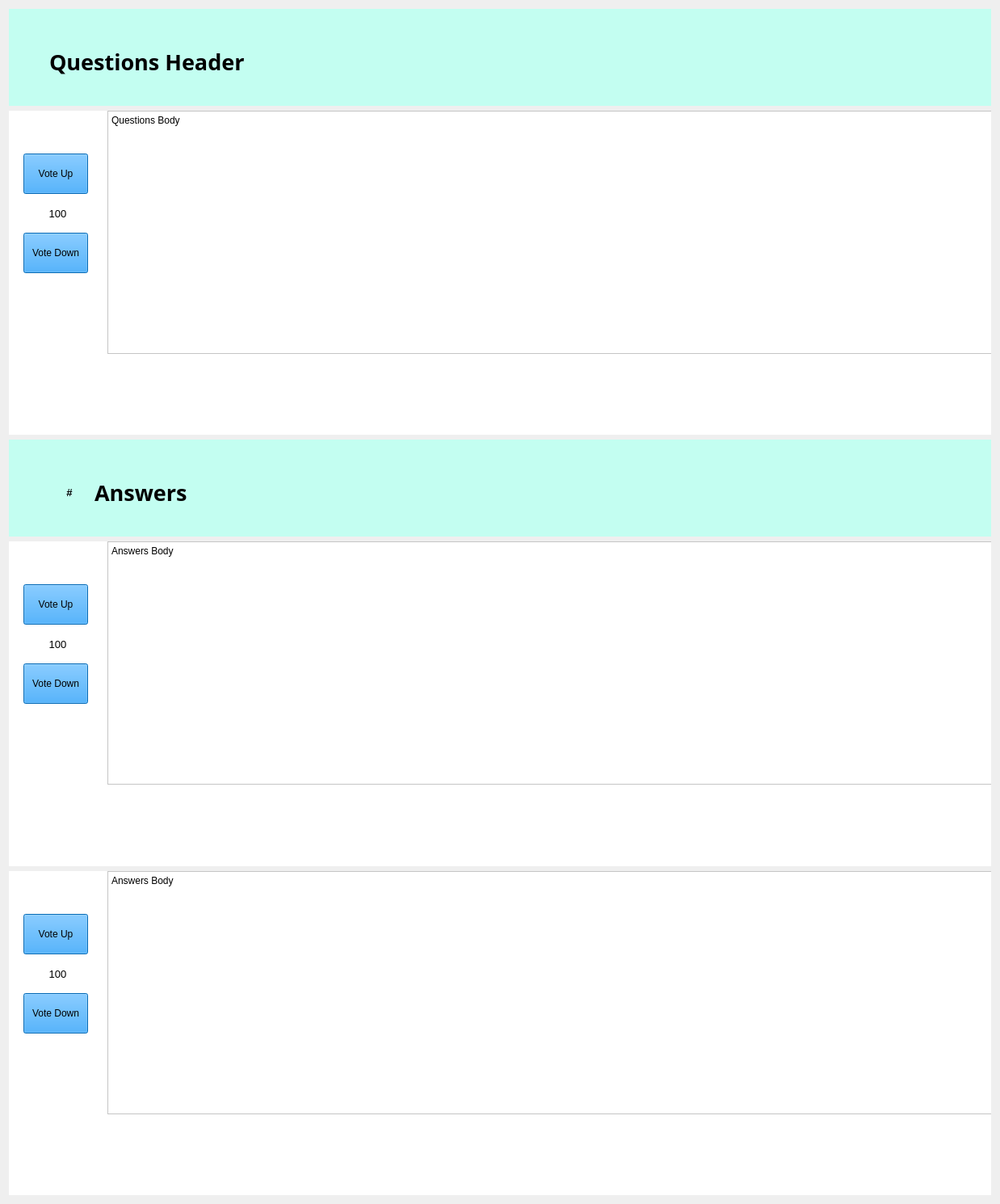
         <widget class="QWidget" name="CategoriesPage_scrollAreaWidgetContents_2">
          <property name="geometry">
           <rect>
            <x>0</x>
            <y>0</y>
            <width>1238</width>
            <height>1490</height>
           </rect>
          </property>
          <layout class="QVBoxLayout" name="verticalLayout_6">
           <item>
            <widget class="QWidget" name="Widget_QuestionPageQuestionsHeader_2" native="true">
             <property name="minimumSize">
              <size>
               <width>120</width>
               <height>120</height>
              </size>
             </property>
             <property name="maximumSize">
              <size>
               <width>16777215</width>
               <height>120</height>
              </size>
             </property>
             <property name="styleSheet">
              <string notr="true">background-color: rgb(195, 254, 241);</string>
             </property>
             <widget class="QWidget" name="horizontalLayoutWidget_15">
              <property name="geometry">
               <rect>
                <x>10</x>
                <y>10</y>
                <width>1201</width>
                <height>111</height>
               </rect>
              </property>
              <layout class="QHBoxLayout" name="horizontalLayout_15">
               <item>
                <spacer name="horizontalSpacer_26">
                 <property name="orientation">
                  <enum>Qt::Horizontal</enum>
                 </property>
                 <property name="sizeType">
                  <enum>QSizePolicy::Maximum</enum>
                 </property>
                 <property name="sizeHint" stdset="0">
                  <size>
                   <width>40</width>
                   <height>20</height>
                  </size>
                 </property>
                </spacer>
               </item>
               <item>
                <widget class="QLabel" name="label_21">
                 <property name="font">
                  <font>
                   <family>Lucida Sans</family>
                   <pointsize>20</pointsize>
                   <weight>75</weight>
                   <bold>true</bold>
                  </font>
                 </property>
                 <property name="text">
                  <string>Questions Header</string>
                 </property>
                </widget>
               </item>
               <item>
                <widget class="QLabel" name="label_22">
                 <property name="text">
                  <string/>
                 </property>
                </widget>
               </item>
               <item>
                <widget class="QLabel" name="label_23">
                 <property name="text">
                  <string/>
                 </property>
                </widget>
               </item>
               <item>
                <spacer name="horizontalSpacer_27">
                 <property name="orientation">
                  <enum>Qt::Horizontal</enum>
                 </property>
                 <property name="sizeType">
                  <enum>QSizePolicy::Maximum</enum>
                 </property>
                 <property name="sizeHint" stdset="0">
                  <size>
                   <width>40</width>
                   <height>20</height>
                  </size>
                 </property>
                </spacer>
               </item>
              </layout>
             </widget>
            </widget>
           </item>
           <item>
            <widget class="QWidget" name="Widget_QuestionPageQuestionBody_2" native="true">
             <property name="minimumSize">
              <size>
               <width>1100</width>
               <height>400</height>
              </size>
             </property>
             <property name="maximumSize">
              <size>
               <width>1300</width>
               <height>25000</height>
              </size>
             </property>
             <property name="styleSheet">
              <string notr="true">background-color: rgb(255, 255, 255);</string>
             </property>
             <widget class="QWidget" name="horizontalLayoutWidget_7">
              <property name="geometry">
               <rect>
                <x>0</x>
                <y>0</y>
                <width>1237</width>
                <height>301</height>
               </rect>
              </property>
              <layout class="QHBoxLayout" name="horizontalLayout_7">
               <item>
                <widget class="QWidget" name="widget_56" native="true">
                 <property name="maximumSize">
                  <size>
                   <width>90</width>
                   <height>16777215</height>
                  </size>
                 </property>
                 <widget class="QWidget" name="verticalLayoutWidget_41">
                  <property name="geometry">
                   <rect>
                    <x>0</x>
                    <y>0</y>
                    <width>90</width>
                    <height>251</height>
                   </rect>
                  </property>
                  <layout class="QVBoxLayout" name="verticalLayout_47">
                   <property name="leftMargin">
                    <number>5</number>
                   </property>
                   <item>
                    <spacer name="verticalSpacer_80">
                     <property name="orientation">
                      <enum>Qt::Vertical</enum>
                     </property>
                     <property name="sizeType">
                      <enum>QSizePolicy::Maximum</enum>
                     </property>
                     <property name="sizeHint" stdset="0">
                      <size>
                       <width>20</width>
                       <height>45</height>
                      </size>
                     </property>
                    </spacer>
                   </item>
                   <item>
                    <widget class="QPushButton" name="pushButton_23">
                     <property name="maximumSize">
                      <size>
                       <width>80</width>
                       <height>50</height>
                      </size>
                     </property>
                     <property name="cursor">
                      <cursorShape>PointingHandCursor</cursorShape>
                     </property>
                     <property name="styleSheet">
                      <string notr="true">background-color: rgb(10, 148, 254);</string>
                     </property>
                     <property name="text">
                      <string>Vote Up</string>
                     </property>
                    </widget>
                   </item>
                   <item>
                    <widget class="QLabel" name="label_83">
                     <property name="maximumSize">
                      <size>
                       <width>16777215</width>
                       <height>20</height>
                      </size>
                     </property>
                     <property name="font">
                      <font>
                       <pointsize>10</pointsize>
                       <weight>50</weight>
                       <bold>false</bold>
                      </font>
                     </property>
                     <property name="text">
                      <string>100</string>
                     </property>
                     <property name="alignment">
                      <set>Qt::AlignCenter</set>
                     </property>
                    </widget>
                   </item>
                   <item>
                    <widget class="QPushButton" name="pushButton_4">
                     <property name="maximumSize">
                      <size>
                       <width>80</width>
                       <height>50</height>
                      </size>
                     </property>
                     <property name="cursor">
                      <cursorShape>PointingHandCursor</cursorShape>
                     </property>
                     <property name="styleSheet">
                      <string notr="true">background-color: rgb(10, 148, 254);</string>
                     </property>
                     <property name="text">
                      <string>Vote Down</string>
                     </property>
                    </widget>
                   </item>
                   <item>
                    <spacer name="verticalSpacer_81">
                     <property name="orientation">
                      <enum>Qt::Vertical</enum>
                     </property>
                     <property name="sizeType">
                      <enum>QSizePolicy::Maximum</enum>
                     </property>
                     <property name="sizeHint" stdset="0">
                      <size>
                       <width>20</width>
                       <height>40</height>
                      </size>
                     </property>
                    </spacer>
                   </item>
                  </layout>
                 </widget>
                </widget>
               </item>
               <item>
                <widget class="QPlainTextEdit" name="plainTextEdit_6">
                 <property name="maximumSize">
                  <size>
                   <width>1100</width>
                   <height>16777215</height>
                  </size>
                 </property>
                 <property name="plainText">
                  <string>Questions Body</string>
                 </property>
                </widget>
               </item>
              </layout>
             </widget>
            </widget>
           </item>
           <item>
            <widget class="QWidget" name="Widget_QuestionPageAnswerHeader_2" native="true">
             <property name="minimumSize">
              <size>
               <width>120</width>
               <height>120</height>
              </size>
             </property>
             <property name="maximumSize">
              <size>
               <width>16777215</width>
               <height>120</height>
              </size>
             </property>
             <property name="styleSheet">
              <string notr="true">background-color: rgb(195, 254, 241);</string>
             </property>
             <widget class="QWidget" name="horizontalLayoutWidget_24">
              <property name="geometry">
               <rect>
                <x>10</x>
                <y>10</y>
                <width>1201</width>
                <height>111</height>
               </rect>
              </property>
              <layout class="QHBoxLayout" name="horizontalLayout_24">
               <item>
                <spacer name="horizontalSpacer_28">
                 <property name="orientation">
                  <enum>Qt::Horizontal</enum>
                 </property>
                 <property name="sizeType">
                  <enum>QSizePolicy::Maximum</enum>
                 </property>
                 <property name="sizeHint" stdset="0">
                  <size>
                   <width>40</width>
                   <height>20</height>
                  </size>
                 </property>
                </spacer>
               </item>
               <item>
                <widget class="QLabel" name="label_84">
                 <property name="maximumSize">
                  <size>
                   <width>50</width>
                   <height>20</height>
                  </size>
                 </property>
                 <property name="font">
                  <font>
                   <pointsize>10</pointsize>
                   <weight>75</weight>
                   <bold>true</bold>
                  </font>
                 </property>
                 <property name="text">
                  <string>#</string>
                 </property>
                 <property name="alignment">
                  <set>Qt::AlignCenter</set>
                 </property>
                </widget>
               </item>
               <item>
                <widget class="QLabel" name="label_24">
                 <property name="font">
                  <font>
                   <family>Lucida Sans</family>
                   <pointsize>20</pointsize>
                   <weight>75</weight>
                   <bold>true</bold>
                  </font>
                 </property>
                 <property name="styleSheet">
                  <string notr="true"/>
                 </property>
                 <property name="text">
                  <string>Answers</string>
                 </property>
                </widget>
               </item>
               <item>
                <widget class="QLabel" name="label_49">
                 <property name="text">
                  <string/>
                 </property>
                </widget>
               </item>
               <item>
                <widget class="QLabel" name="label_50">
                 <property name="text">
                  <string/>
                 </property>
                </widget>
               </item>
               <item>
                <spacer name="horizontalSpacer_29">
                 <property name="orientation">
                  <enum>Qt::Horizontal</enum>
                 </property>
                 <property name="sizeType">
                  <enum>QSizePolicy::Maximum</enum>
                 </property>
                 <property name="sizeHint" stdset="0">
                  <size>
                   <width>40</width>
                   <height>20</height>
                  </size>
                 </property>
                </spacer>
               </item>
              </layout>
             </widget>
            </widget>
           </item>
           <item>
            <widget class="QWidget" name="Widget_QuestionPageAnswerBody1_2" native="true">
             <property name="minimumSize">
              <size>
               <width>1100</width>
               <height>400</height>
              </size>
             </property>
             <property name="maximumSize">
              <size>
               <width>1300</width>
               <height>25000</height>
              </size>
             </property>
             <property name="styleSheet">
              <string notr="true">background-color: rgb(255, 255, 255);</string>
             </property>
             <widget class="QWidget" name="horizontalLayoutWidget_25">
              <property name="geometry">
               <rect>
                <x>0</x>
                <y>0</y>
                <width>1237</width>
                <height>301</height>
               </rect>
              </property>
              <layout class="QHBoxLayout" name="horizontalLayout_25">
               <item>
                <widget class="QWidget" name="widget_57" native="true">
                 <property name="maximumSize">
                  <size>
                   <width>90</width>
                   <height>16777215</height>
                  </size>
                 </property>
                 <widget class="QWidget" name="verticalLayoutWidget_42">
                  <property name="geometry">
                   <rect>
                    <x>0</x>
                    <y>0</y>
                    <width>90</width>
                    <height>251</height>
                   </rect>
                  </property>
                  <layout class="QVBoxLayout" name="verticalLayout_48">
                   <property name="leftMargin">
                    <number>5</number>
                   </property>
                   <item>
                    <spacer name="verticalSpacer_82">
                     <property name="orientation">
                      <enum>Qt::Vertical</enum>
                     </property>
                     <property name="sizeType">
                      <enum>QSizePolicy::Maximum</enum>
                     </property>
                     <property name="sizeHint" stdset="0">
                      <size>
                       <width>20</width>
                       <height>45</height>
                      </size>
                     </property>
                    </spacer>
                   </item>
                   <item>
                    <widget class="QPushButton" name="pushButton_24">
                     <property name="maximumSize">
                      <size>
                       <width>80</width>
                       <height>50</height>
                      </size>
                     </property>
                     <property name="cursor">
                      <cursorShape>PointingHandCursor</cursorShape>
                     </property>
                     <property name="styleSheet">
                      <string notr="true">background-color: rgb(10, 148, 254);</string>
                     </property>
                     <property name="text">
                      <string>Vote Up</string>
                     </property>
                    </widget>
                   </item>
                   <item>
                    <widget class="QLabel" name="label_85">
                     <property name="maximumSize">
                      <size>
                       <width>16777215</width>
                       <height>20</height>
                      </size>
                     </property>
                     <property name="font">
                      <font>
                       <pointsize>10</pointsize>
                       <weight>50</weight>
                       <bold>false</bold>
                      </font>
                     </property>
                     <property name="text">
                      <string>100</string>
                     </property>
                     <property name="alignment">
                      <set>Qt::AlignCenter</set>
                     </property>
                    </widget>
                   </item>
                   <item>
                    <widget class="QPushButton" name="pushButton_11">
                     <property name="maximumSize">
                      <size>
                       <width>80</width>
                       <height>50</height>
                      </size>
                     </property>
                     <property name="cursor">
                      <cursorShape>PointingHandCursor</cursorShape>
                     </property>
                     <property name="styleSheet">
                      <string notr="true">background-color: rgb(10, 148, 254);</string>
                     </property>
                     <property name="text">
                      <string>Vote Down</string>
                     </property>
                    </widget>
                   </item>
                   <item>
                    <spacer name="verticalSpacer_83">
                     <property name="orientation">
                      <enum>Qt::Vertical</enum>
                     </property>
                     <property name="sizeType">
                      <enum>QSizePolicy::Maximum</enum>
                     </property>
                     <property name="sizeHint" stdset="0">
                      <size>
                       <width>20</width>
                       <height>40</height>
                      </size>
                     </property>
                    </spacer>
                   </item>
                  </layout>
                 </widget>
                </widget>
               </item>
               <item>
                <widget class="QPlainTextEdit" name="plainTextEdit_7">
                 <property name="maximumSize">
                  <size>
                   <width>1100</width>
                   <height>16777215</height>
                  </size>
                 </property>
                 <property name="plainText">
                  <string>Answers Body
</string>
                 </property>
                </widget>
               </item>
              </layout>
             </widget>
            </widget>
           </item>
           <item>
            <widget class="QWidget" name="Widget_QuestionPageAnswerBody2_2" native="true">
             <property name="minimumSize">
              <size>
               <width>1100</width>
               <height>400</height>
              </size>
             </property>
             <property name="maximumSize">
              <size>
               <width>1300</width>
               <height>25000</height>
              </size>
             </property>
             <property name="styleSheet">
              <string notr="true">background-color: rgb(255, 255, 255);</string>
             </property>
             <widget class="QWidget" name="horizontalLayoutWidget_26">
              <property name="geometry">
               <rect>
                <x>0</x>
                <y>0</y>
                <width>1237</width>
                <height>301</height>
               </rect>
              </property>
              <layout class="QHBoxLayout" name="horizontalLayout_26">
               <item>
                <widget class="QWidget" name="widget_58" native="true">
                 <property name="maximumSize">
                  <size>
                   <width>90</width>
                   <height>16777215</height>
                  </size>
                 </property>
                 <widget class="QWidget" name="verticalLayoutWidget_43">
                  <property name="geometry">
                   <rect>
                    <x>0</x>
                    <y>0</y>
                    <width>90</width>
                    <height>251</height>
                   </rect>
                  </property>
                  <layout class="QVBoxLayout" name="verticalLayout_49">
                   <property name="leftMargin">
                    <number>5</number>
                   </property>
                   <item>
                    <spacer name="verticalSpacer_84">
                     <property name="orientation">
                      <enum>Qt::Vertical</enum>
                     </property>
                     <property name="sizeType">
                      <enum>QSizePolicy::Maximum</enum>
                     </property>
                     <property name="sizeHint" stdset="0">
                      <size>
                       <width>20</width>
                       <height>45</height>
                      </size>
                     </property>
                    </spacer>
                   </item>
                   <item>
                    <widget class="QPushButton" name="pushButton_25">
                     <property name="maximumSize">
                      <size>
                       <width>80</width>
                       <height>50</height>
                      </size>
                     </property>
                     <property name="cursor">
                      <cursorShape>PointingHandCursor</cursorShape>
                     </property>
                     <property name="styleSheet">
                      <string notr="true">background-color: rgb(10, 148, 254);</string>
                     </property>
                     <property name="text">
                      <string>Vote Up</string>
                     </property>
                    </widget>
                   </item>
                   <item>
                    <widget class="QLabel" name="label_86">
                     <property name="maximumSize">
                      <size>
                       <width>16777215</width>
                       <height>20</height>
                      </size>
                     </property>
                     <property name="font">
                      <font>
                       <pointsize>10</pointsize>
                       <weight>50</weight>
                       <bold>false</bold>
                      </font>
                     </property>
                     <property name="text">
                      <string>100</string>
                     </property>
                     <property name="alignment">
                      <set>Qt::AlignCenter</set>
                     </property>
                    </widget>
                   </item>
                   <item>
                    <widget class="QPushButton" name="pushButton_18">
                     <property name="maximumSize">
                      <size>
                       <width>80</width>
                       <height>50</height>
                      </size>
                     </property>
                     <property name="cursor">
                      <cursorShape>PointingHandCursor</cursorShape>
                     </property>
                     <property name="styleSheet">
                      <string notr="true">background-color: rgb(10, 148, 254);</string>
                     </property>
                     <property name="text">
                      <string>Vote Down</string>
                     </property>
                    </widget>
                   </item>
                   <item>
                    <spacer name="verticalSpacer_85">
                     <property name="orientation">
                      <enum>Qt::Vertical</enum>
                     </property>
                     <property name="sizeType">
                      <enum>QSizePolicy::Maximum</enum>
                     </property>
                     <property name="sizeHint" stdset="0">
                      <size>
                       <width>20</width>
                       <height>40</height>
                      </size>
                     </property>
                    </spacer>
                   </item>
                  </layout>
                 </widget>
                </widget>
               </item>
               <item>
                <widget class="QPlainTextEdit" name="plainTextEdit_8">
                 <property name="maximumSize">
                  <size>
                   <width>1100</width>
                   <height>16777215</height>
                  </size>
                 </property>
                 <property name="plainText">
                  <string>Answers Body
</string>
                 </property>
                </widget>
               </item>
              </layout>
             </widget>
            </widget>
           </item>
          </layout>
         </widget>
